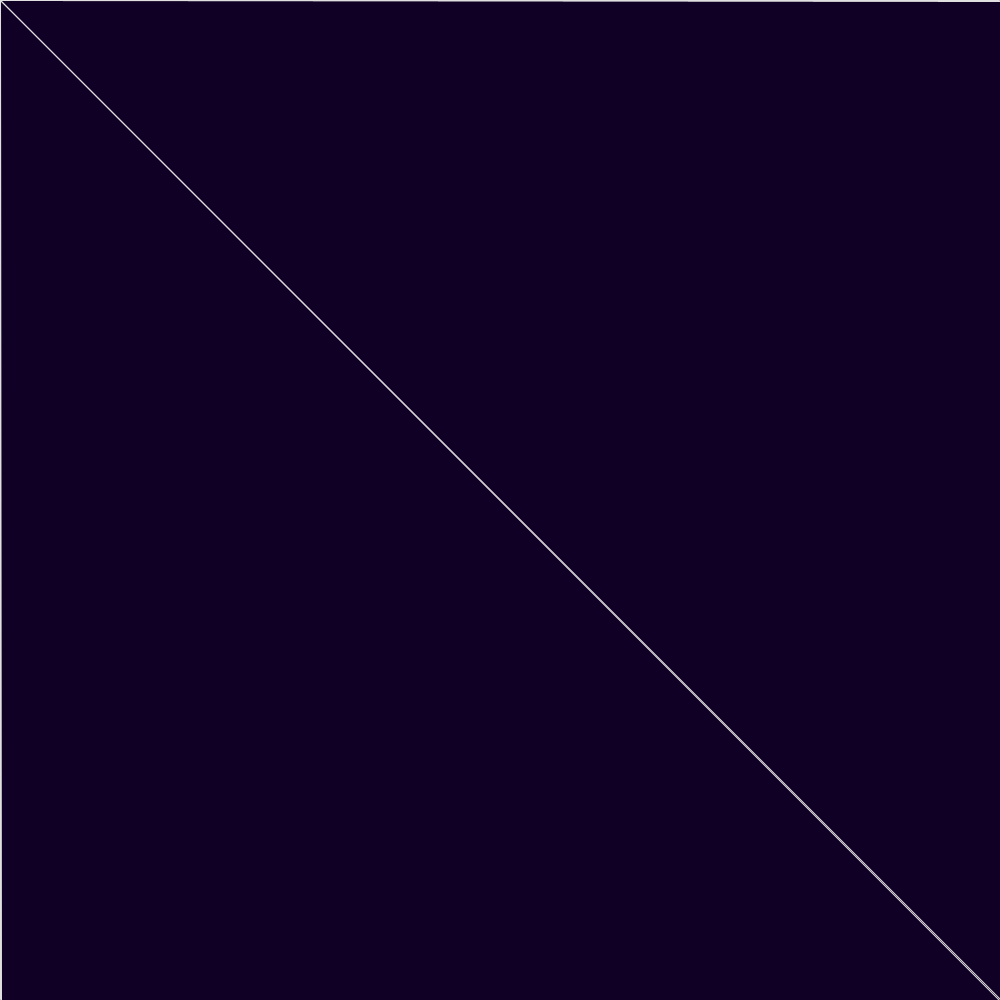
Frame 1 (no input)
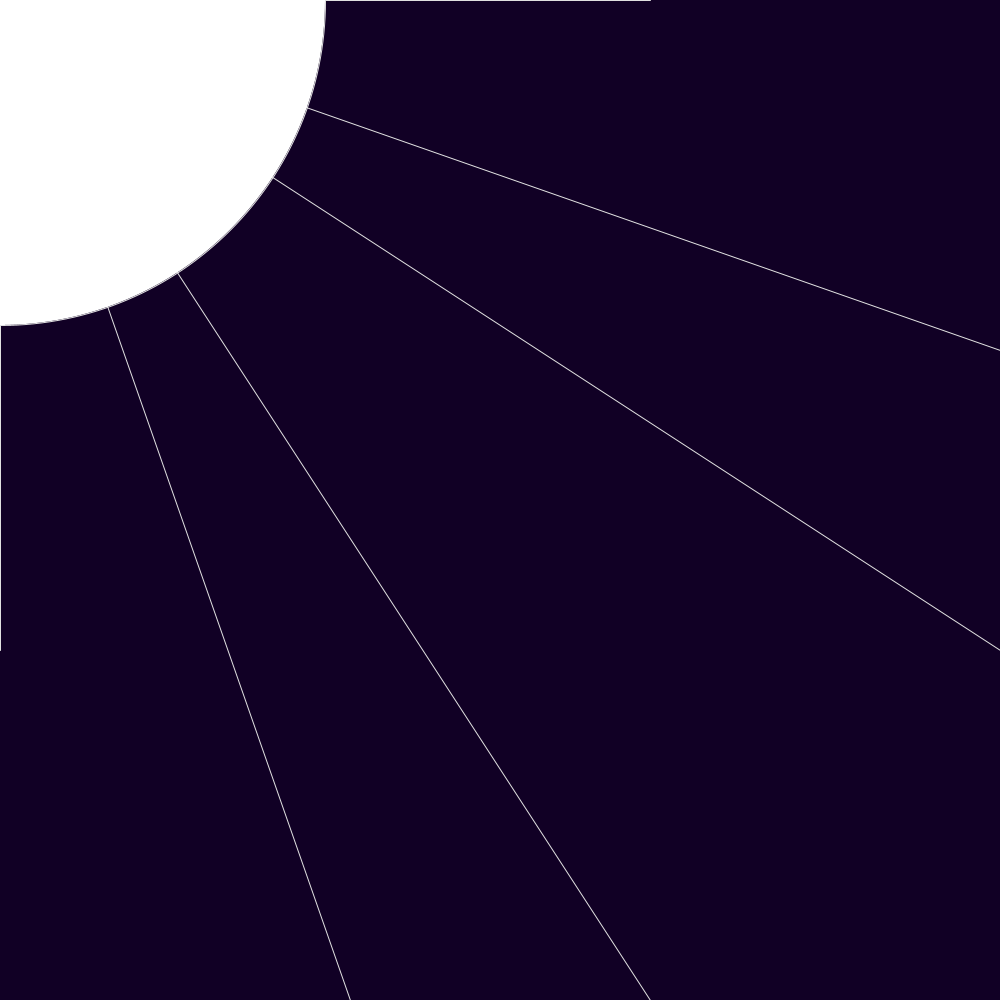
Frame 60 (the mouse pressed at the canvas centre just before this capture)
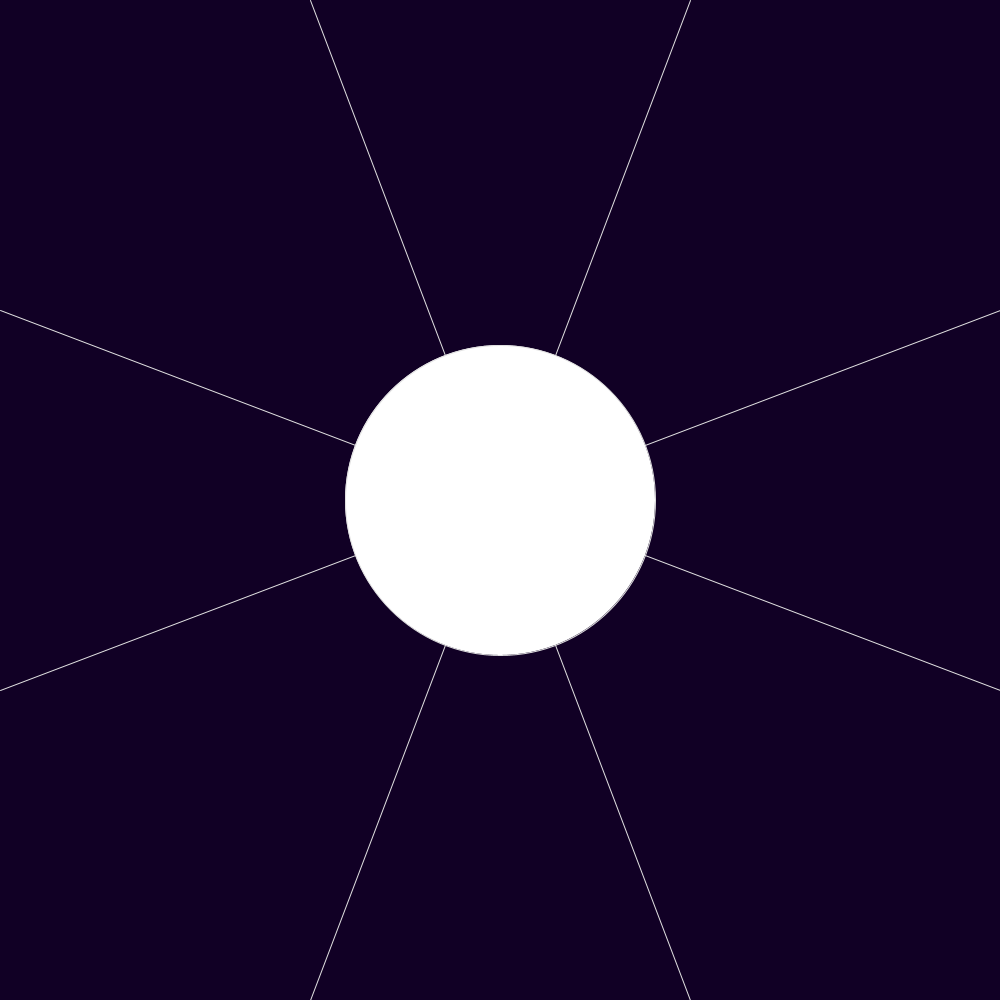
Frame 120 (the mouse held since frame 60 and released just before this capture)

The Processing sketch that drew these frames (run headless with seeded random() and noise(); from frame 60 on, the mouse is pressed at the canvas centre):

// Processing sketch: Lineas_reloj
// ── Lineas_reloj.pde
int centroX;
int centroY;
int anchoLienzo = 1000;
int altoLienzo = 1000;
int contadorFrames = 0;
int incremento = 10;
boolean crecimiento = true;
void setup() {
  size(1000,1000);
  println("centro en " + centroX + " y " + centroY); // Usar comillas dobles para las cadenas
}

void draw() {
  background(#110025);
  stroke(#E0E0E0);
  println("frames " + contadorFrames); // Usar comillas dobles para las cadenas
  contadorFrames++;
  int posY = contadorFrames % altoLienzo;
  int posX = contadorFrames % anchoLienzo;
  int radio = contadorFrames % altoLienzo;
  line(posX,0,mouseX, mouseY);
  contadorFrames += incremento;
  line(altoLienzo - posX, 0, mouseX, mouseY);
  
  line(0, posY, mouseX, mouseY);
  line(0, altoLienzo - posY, mouseX, mouseY);
  
  line (posX, altoLienzo, mouseX, mouseY);
  line(anchoLienzo - posX, altoLienzo, mouseX, mouseY);
  
  line(anchoLienzo, posY, mouseX, mouseY);
  line(anchoLienzo, altoLienzo-posY, mouseX,mouseY);
  
  if (radio > anchoLienzo){
  crecimiento = false;
}
  if (radio < 0){
    crecimiento = true;
  }
  
  if (crecimiento = true){
  circle(mouseX, mouseY, radio);
  
  
  }
  
  if(crecimiento = false) {
  circle(mouseX,mouseY, anchoLienzo-radio);
  }
  
}
